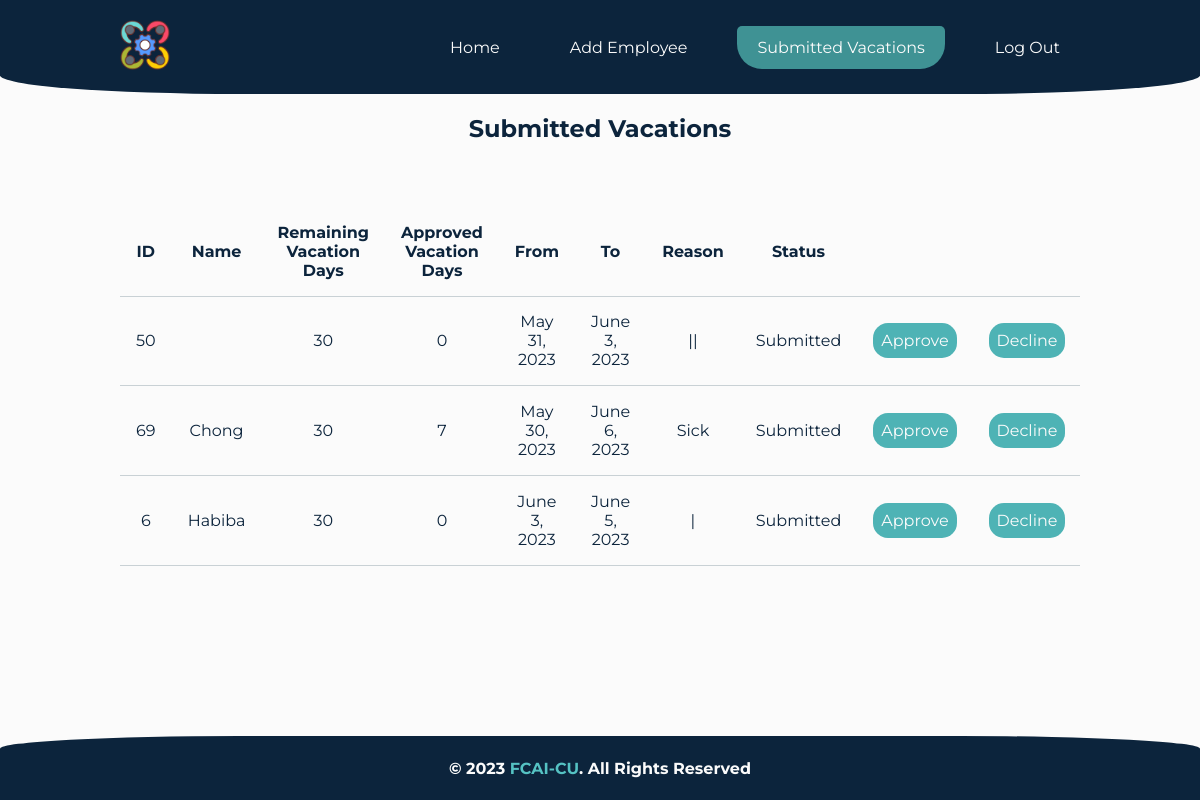
Before: /vacations/ (signed in) with the older database file.
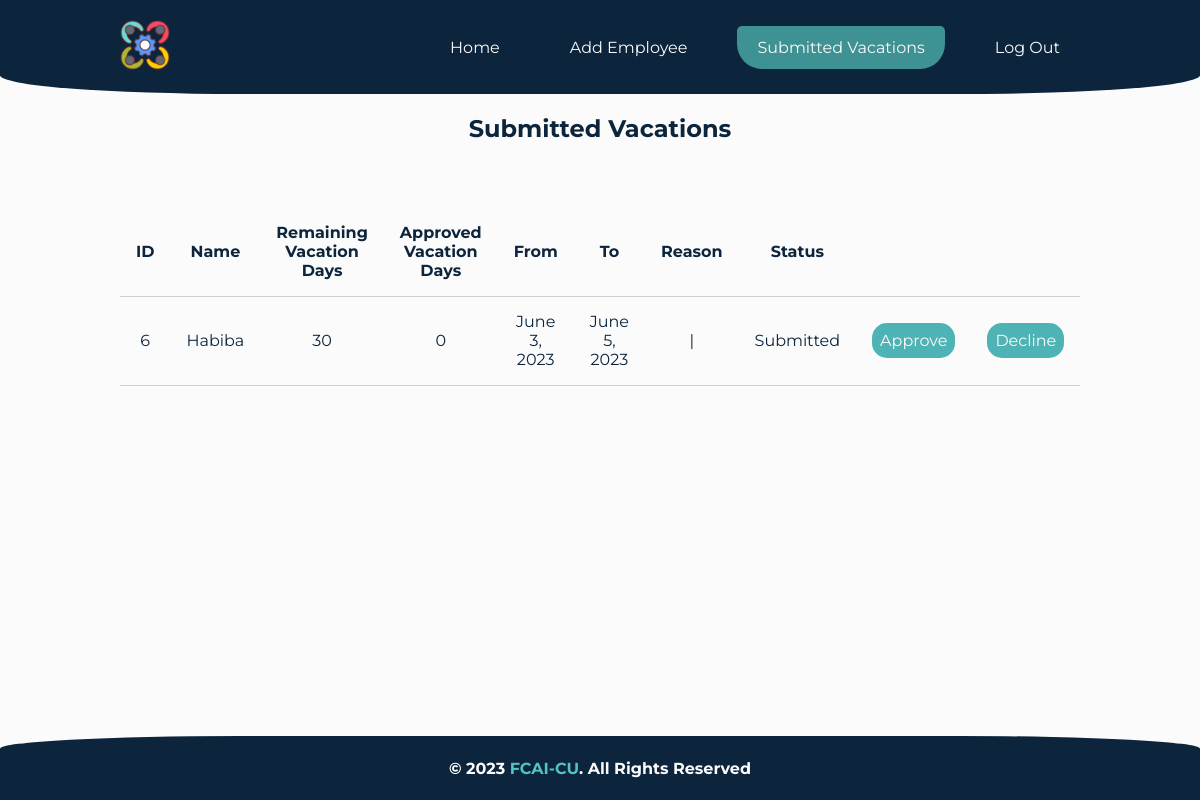
After: the same page with the newer database file.
### pages/models.py (models this page shows, shortened)
class Vacation(models.Model):
    Employee_ID = models.ForeignKey(Employee, on_delete=models.CASCADE)
    Name = models.CharField(max_length=15)
    From = models.DateField()
    To = models.DateField()
    Reason = models.TextField()
    Status = models.TextField(default='Submitted')

class Employee(models.Model):
    GENDER_CHOICES = [
        ('male', 'Male'),
        ('female', 'Female'),
    ]
    MARITAL_STATUS_CHOICES = [
        ('single', 'Single'),
        ('taken', 'Taken'),
        ('married', 'Married'),
        ('divorced', 'Divorced'),
        ('widowed', 'Widowed'),
    ]
    ID = models.IntegerField(primary_key=True)
    Name = models.CharField(max_length=15)
    Remaining_vacation_days = models.IntegerField(default=30)
    Approved_vacation_days = models.IntegerField(default=0)
    Email = models.EmailField(max_length=254)
    Address = models.CharField(max_length=100)
    Phone = models.CharField(max_length=11)
    Salary = models.CharField(max_length=20)
    Date_of_birth = models.DateField(null=True)
    Gender = models.CharField(max_length=6, choices=GENDER_CHOICES, null=True)
    Marital_status = models.CharField(
        max_length=10, choices=MARITAL_STATUS_CHOICES)
    objects = models.Manager()
    def __str__(self):
        return str(self.ID)

### pages/views.py (the view)
# urls.py: path('vacations/', views.vacations, name='vacations'),
def vacations(request):
    if 'username' in request.session and not request.session['username'] == '':
        vacations = Vacation.objects.select_related('Employee_ID').all()
        context = {'vacations': vacations}
        return render(request, 'pages/vacations.html', context)
    else:
        return redirect('login')

### templates/pages/vacations.html (shortened to what this page needs)
{% extends 'base.html' %}
{% load static %}
{% block styles %}
<link rel="stylesheet" href="{% static 'style/vacations.css' %}">
{% endblock styles %}
{% block content %}
<h2>Submitted Vacations</h2>
<br>
<div class="tData">
    <table style="text-align: center;" id="table">
        <tr>
            <th>ID</th>
            <th>Name</th>
            <th>Remaining Vacation Days</th>
            <th>Approved Vacation Days</th>
            <th>From</th>
            <th>To</th>
            <th>Reason</th>
            <th>Status</th>
            <th></th>
            <th></th>
        </tr>
        <tr>
            {% for vac in vacations %}
            <tr>
                <td>{{vac.Employee_ID}}</td>
                <td>{{vac.Name}}</td>
                <td>{{vac.Employee_ID.Remaining_vacation_days}}</td>
                <td>{{vac.Employee_ID.Approved_vacation_days}}</td>
                <td>{{vac.From}}</td>
                <td>{{vac.To}}</td>
                <td>{{vac.Reason}}</td>
                <td>{{vac.Status}}</td>
                <td>
                    <a class='link' href="{% url 'approveVac' id=vac.Employee_ID %}">Approve</a>
                </td>
                <td>
                    <a class='link' href="{% url 'declineVac' id=vac.Employee_ID %}">Decline</a>
                </td>
            </tr>
            {% endfor %}
        </tr>
    </table>
</div>
{% endblock content %}

### templates/base.html (shortened to what this page needs)
{% load static %}
<!DOCTYPE html>
<html>
<head>
    <link rel="stylesheet" href="{% static 'style/general.css' %}">
    {% block styles %}
    {% endblock styles %}
</head>
<body>
    <header>
        <div>
            <a href="{% url 'login' %}" title="Go to login page"><img src="{% static 'images/resources.png' %}"
                    alt="HR-image" width="50"></a>
        </div>
        <nav>
            <li>
                <a href="{% url 'home' %}">Home</a>
            </li>
            <li>
                <a href="{% url 'add' %}">Add Employee</a>
            </li>
            <li>
                <a href="{% url 'vacations' %}">Submitted Vacations</a>
            </li>
            <li>
                <a href="{% url 'login' %}" id="logout">Log Out</a>
            </li>
        </nav>
    </header>
    <main>
        {% block content %}
        {% endblock content %}
    </main>
    <footer>
        <h4>&copy; 2023 <span>FCAI-CU</span>. All rights reserved</h4>
    </footer>
</body>
</html>

### project/static/style/general.css (style rules this page uses)
:root { --grey: #C9D1D5; --darkgrey: #818c98; --darkblue: #0C243C; --turquoise: #55C2C3; --applewhite: #fbfbfb; --darkturq: #3f9294; }
body { background-color: var(--applewhite); margin: 0; font-family: 'Montserrat', sans-serif; text-align: center; color: var(--darkblue); min-height: 100vh; display: flex; flex-direction: column; text-transform: capitalize; }
header { display: flex; background-color: var(--darkblue); padding: 20px 10%; justify-content: space-between; align-items: center; border-bottom-left-radius: 20%; border-bottom-right-radius: 20%; }
nav { display: flex; width: 80%; list-style: none; gap: 30px; text-align: center; justify-content: end; }
nav a { color: var(--applewhite); text-decoration: none; font-size: medium; position: relative; border-top-right-radius: 5px; border-top-left-radius: 5px; border-bottom-right-radius: 25px; border-bottom-left-radius: 25px; padding: 12px 20px; }
nav a.active, nav a:hover { color: var(--applewhite); background-color: #3f9294; }
main { padding: 0 10%; }
footer { background-color: var(--darkblue); padding: 1px 10%; border-top-left-radius: 20%; border-top-right-radius: 20%; bottom: 0; max-width: 100%; color: var(--applewhite); margin-top: auto; }
footer span { color: var(--turquoise); }

### project/static/style/vacations.css (style rules this page uses)
:root { --grey: #C9D1D5; --darkgrey: #818c98; --darkblue: #0C243C; --turquoise: #55C2C3; --applewhite: #fbfbfb; --darkturq: #4eb3b5; }
table { border-collapse: collapse; margin: 25px auto; }
th, td { text-align: center; padding: 16px; border-bottom: 1px solid var(--grey); }
.tData { margin: auto; overflow-x: auto; }
.link { text-decoration: none; background-color: var(--darkturq); color: var(--applewhite); padding: 8px; border-radius: 15px; }

Changed rows visible on the page:
removed Vacation: Employee_ID "50", Employee_ID.Remaining_vacation_days "30", Employee_ID.Approved_vacation_days "0", From "May 31, 2023", To "June 3, 2023", Reason "||", Status "Submitted"
removed Vacation: Employee_ID "69", Name "Chong", Employee_ID.Remaining_vacation_days "30", Employee_ID.Approved_vacation_days "7", From "May 30, 2023", To "June 6, 2023", Reason "Sick", Status "Submitted"
